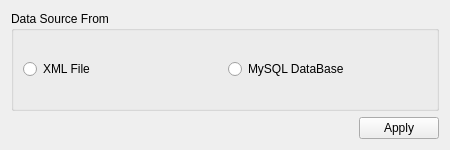
<?xml version="1.0" encoding="UTF-8"?>
<ui version="4.0">
 <class>DataSourceClass</class>
 <widget class="QWidget" name="DataSourceClass">
  <property name="geometry">
   <rect>
    <x>0</x>
    <y>0</y>
    <width>450</width>
    <height>150</height>
   </rect>
  </property>
  <property name="windowTitle">
   <string>Data Source</string>
  </property>
  <layout class="QGridLayout" name="gridLayout">
   <item row="0" column="0" colspan="2">
    <widget class="QGroupBox" name="groupBox">
     <property name="title">
      <string>Data Source From</string>
     </property>
     <layout class="QGridLayout" name="gridLayout_2">
      <item row="0" column="0">
       <widget class="QRadioButton" name="radioButtonXML">
        <property name="text">
         <string>XML File</string>
        </property>
        <property name="checked">
         <bool>false</bool>
        </property>
       </widget>
      </item>
      <item row="0" column="1">
       <widget class="QRadioButton" name="radioButtonSQL">
        <property name="text">
         <string>MySQL DataBase</string>
        </property>
        <property name="checkable">
         <bool>true</bool>
        </property>
        <property name="checked">
         <bool>false</bool>
        </property>
       </widget>
      </item>
     </layout>
    </widget>
   </item>
   <item row="1" column="0">
    <spacer name="horizontalSpacer">
     <property name="orientation">
      <enum>Qt::Horizontal</enum>
     </property>
     <property name="sizeHint" stdset="0">
      <size>
       <width>248</width>
       <height>20</height>
      </size>
     </property>
    </spacer>
   </item>
   <item row="1" column="1">
    <widget class="QPushButton" name="buttonApply">
     <property name="text">
      <string>Apply</string>
     </property>
    </widget>
   </item>
  </layout>
 </widget>
 <resources/>
 <connections/>
</ui>
